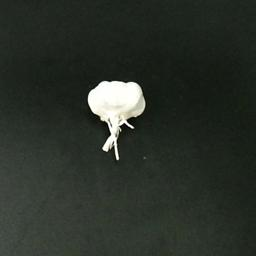
%> input picture a.jpg, 256 x 256 px
$ octave ColorStatistics.m   (GNU Octave 9; MATLAB toolbox functions it lacks are replaced by stand-ins)
%> lines starting %> are read from the running program, lines starting %| are printed output that depends on the picture; in (x1, y1, x2, y2) boxes, pixels count from 0 and x2, y2 are one past the last pixel; in counts of white or black regions, pixels touching at a corner belong together; the program's own positions count from 1
% Image reading
clear;
img=imread('a.jpg');
%> img is the input picture: size 256x256x3 uint8; mean R, G, B 43, 48.9, 41.7
gray=rgb2gray(img);

%% Statistical data
sizeimg=size(gray);
%> sizeimg = [256 256]
% Removing Background
for i=1:sizeimg(1,1)
for j=1:sizeimg(1,2)
if gray(i,j)>100
newgray(i,j)=gray(i,j);
else
newgray(i,j)=0;
end;end;end;
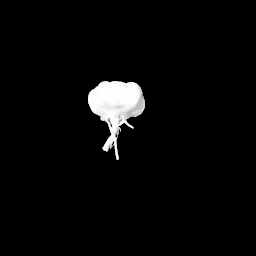
%> newgray: size 256x256 double; min 0, max 255, mean 8.1
% imshow(newgray,[]);

% Otsu Segmentation
thresh = multithresh(newgray,1);
%> thresh = 117
seg_I = imquantize(newgray,thresh);
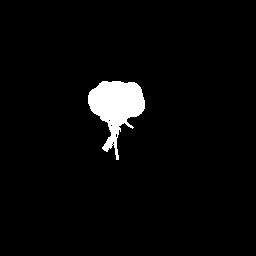
%> seg_I: size 256x256 double; values 1 (black) and 2 (white), 3.5% white; 1 white region, box (x1, y1, x2, y2) and area: (88, 81, 145, 160) 2264
OtsuSeg = label2rgb(seg_I);
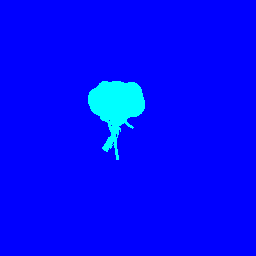
%> OtsuSeg: size 256x256x3 uint8; mean R, G, B 0, 8.8, 255
% imshow(OtsuSeg);

% Extracting features of new test data
%> (the run ends here)

$ run again, with pc3.jpg copied over a.jpg
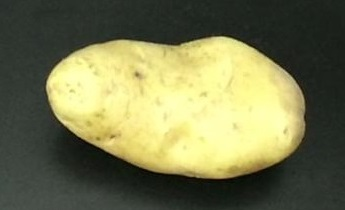
%> input picture pc3.jpg, 345 x 210 px
%> img is the input picture: size 210x345x3 uint8; mean R, G, B 117.5, 117.9, 79.7
%> after the loop `for i=1:sizeimg(1,1)`:
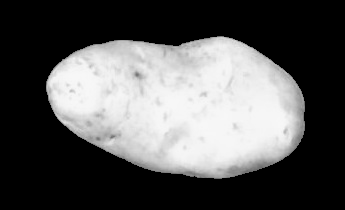
%> newgray: size 210x345 double; min 0, max 247, mean 86.9
%> thresh = 110.4
%> seg_I: size 210x345 double; values 1 (black) and 2 (white), 39.1% white; 1 white region, box (x1, y1, x2, y2) and area: (46, 36, 305, 178) 28332
%> `OtsuSeg = label2rgb(seg_I);`:
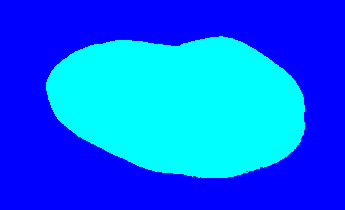
%> OtsuSeg: size 210x345x3 uint8; mean R, G, B 0, 99.7, 255
